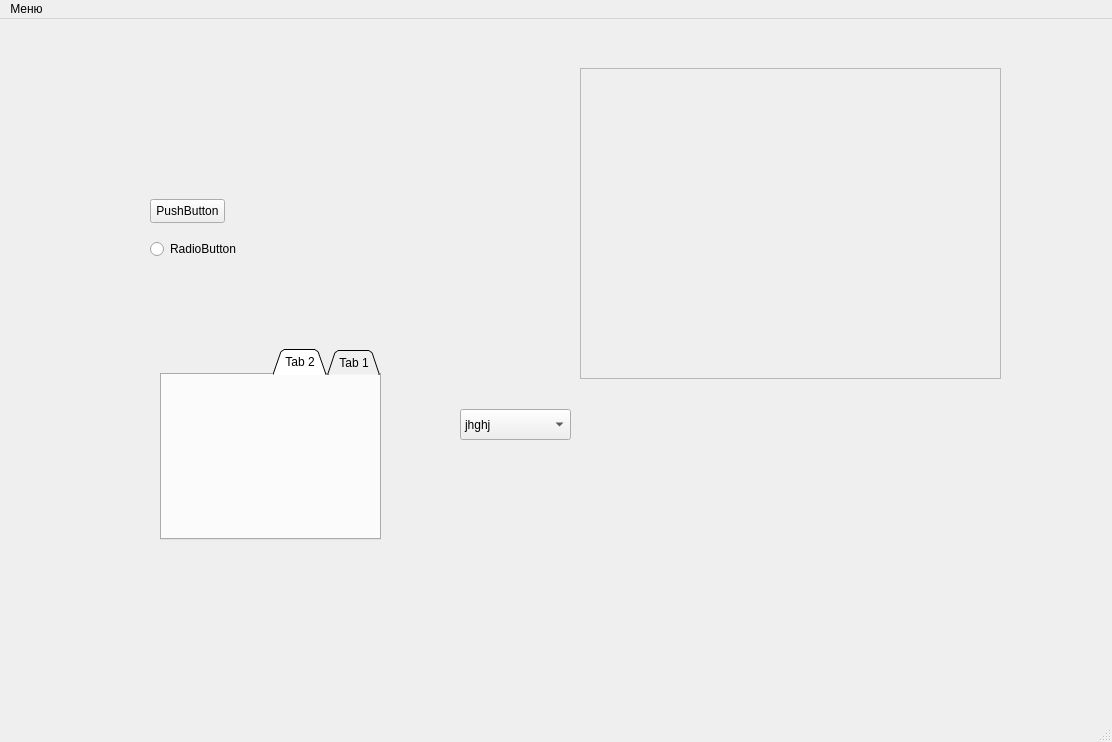
<?xml version="1.0" encoding="UTF-8"?>
<ui version="4.0">
 <class>MainWindow</class>
 <widget class="QMainWindow" name="MainWindow">
  <property name="geometry">
   <rect>
    <x>0</x>
    <y>0</y>
    <width>1112</width>
    <height>742</height>
   </rect>
  </property>
  <property name="windowTitle">
   <string>MainWindow</string>
  </property>
  <widget class="QWidget" name="centralwidget">
   <widget class="QPushButton" name="pushButton">
    <property name="geometry">
     <rect>
      <x>150</x>
      <y>180</y>
      <width>75</width>
      <height>24</height>
     </rect>
    </property>
    <property name="text">
     <string>PushButton</string>
    </property>
   </widget>
   <widget class="QRadioButton" name="radioButton">
    <property name="geometry">
     <rect>
      <x>150</x>
      <y>220</y>
      <width>89</width>
      <height>20</height>
     </rect>
    </property>
    <property name="text">
     <string>RadioButton</string>
    </property>
   </widget>
   <widget class="QTabWidget" name="tabWidget">
    <property name="geometry">
     <rect>
      <x>160</x>
      <y>330</y>
      <width>221</width>
      <height>191</height>
     </rect>
    </property>
    <property name="layoutDirection">
     <enum>Qt::LayoutDirection::RightToLeft</enum>
    </property>
    <property name="tabPosition">
     <enum>QTabWidget::TabPosition::North</enum>
    </property>
    <property name="tabShape">
     <enum>QTabWidget::TabShape::Triangular</enum>
    </property>
    <property name="currentIndex">
     <number>1</number>
    </property>
    <property name="elideMode">
     <enum>Qt::TextElideMode::ElideMiddle</enum>
    </property>
    <widget class="QWidget" name="tab">
     <attribute name="title">
      <string>Tab 1</string>
     </attribute>
    </widget>
    <widget class="QWidget" name="tab_2">
     <attribute name="title">
      <string>Tab 2</string>
     </attribute>
    </widget>
   </widget>
   <widget class="QFrame" name="dfghfghghj">
    <property name="geometry">
     <rect>
      <x>580</x>
      <y>49</y>
      <width>421</width>
      <height>311</height>
     </rect>
    </property>
    <property name="frameShape">
     <enum>QFrame::Shape::StyledPanel</enum>
    </property>
    <property name="frameShadow">
     <enum>QFrame::Shadow::Raised</enum>
    </property>
   </widget>
   <widget class="QComboBox" name="comboBox">
    <property name="geometry">
     <rect>
      <x>460</x>
      <y>390</y>
      <width>111</width>
      <height>31</height>
     </rect>
    </property>
    <item>
     <property name="text">
      <string>jhghj</string>
     </property>
    </item>
    <item>
     <property name="text">
      <string>h</string>
     </property>
    </item>
    <item>
     <property name="text">
      <string>l</string>
     </property>
    </item>
    <item>
     <property name="text">
      <string>;l</string>
     </property>
    </item>
   </widget>
  </widget>
  <widget class="QMenuBar" name="menubar">
   <property name="geometry">
    <rect>
     <x>0</x>
     <y>0</y>
     <width>1112</width>
     <height>22</height>
    </rect>
   </property>
   <widget class="QMenu" name="menu">
    <property name="title">
     <string>Меню</string>
    </property>
    <widget class="QMenu" name="menu1">
     <property name="title">
      <string>1</string>
     </property>
     <addaction name="action1_1"/>
     <addaction name="action1_2"/>
    </widget>
    <addaction name="menu1"/>
    <addaction name="action2"/>
    <addaction name="separator"/>
    <addaction name="action3"/>
    <addaction name="action4"/>
   </widget>
   <addaction name="menu"/>
  </widget>
  <widget class="QStatusBar" name="statusbar"/>
  <action name="action2">
   <property name="text">
    <string>2</string>
   </property>
  </action>
  <action name="action3">
   <property name="text">
    <string>3</string>
   </property>
  </action>
  <action name="action4">
   <property name="text">
    <string>4</string>
   </property>
  </action>
  <action name="action1_1">
   <property name="text">
    <string>1.1</string>
   </property>
  </action>
  <action name="action1_2">
   <property name="text">
    <string>1.2</string>
   </property>
  </action>
 </widget>
 <resources/>
 <connections/>
</ui>
